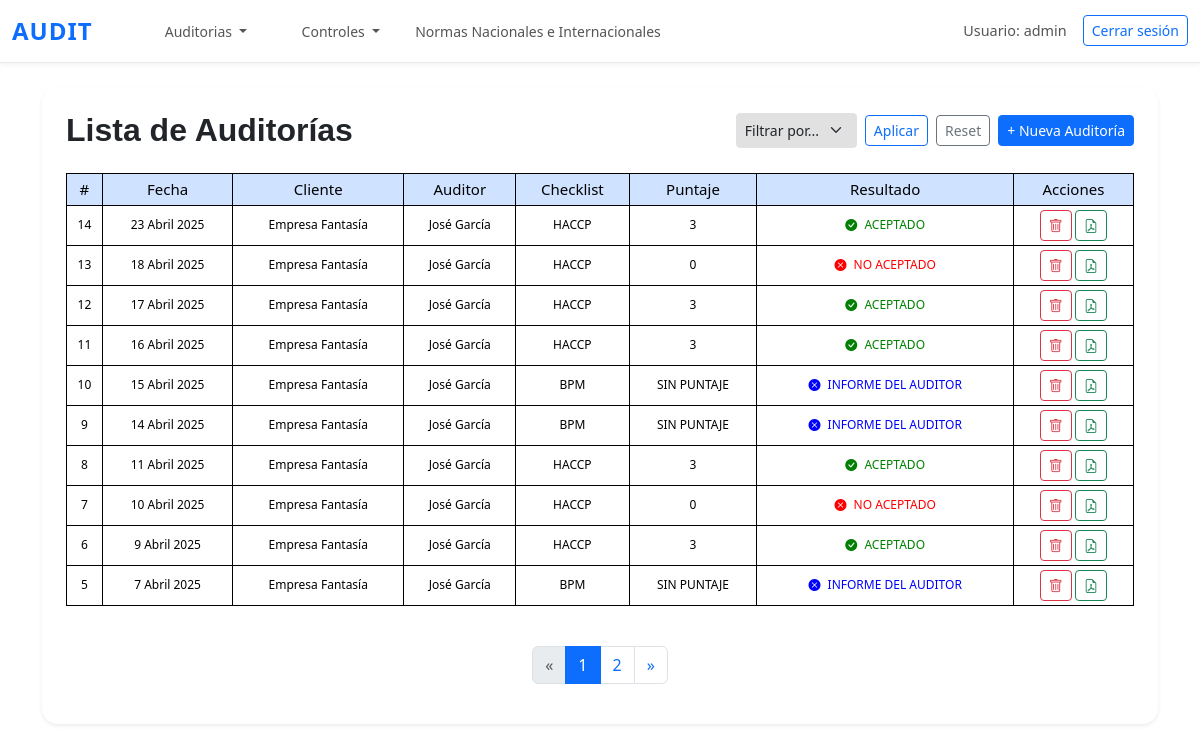
Page /lista_auditorias/ (signed in) on the earlier database version.
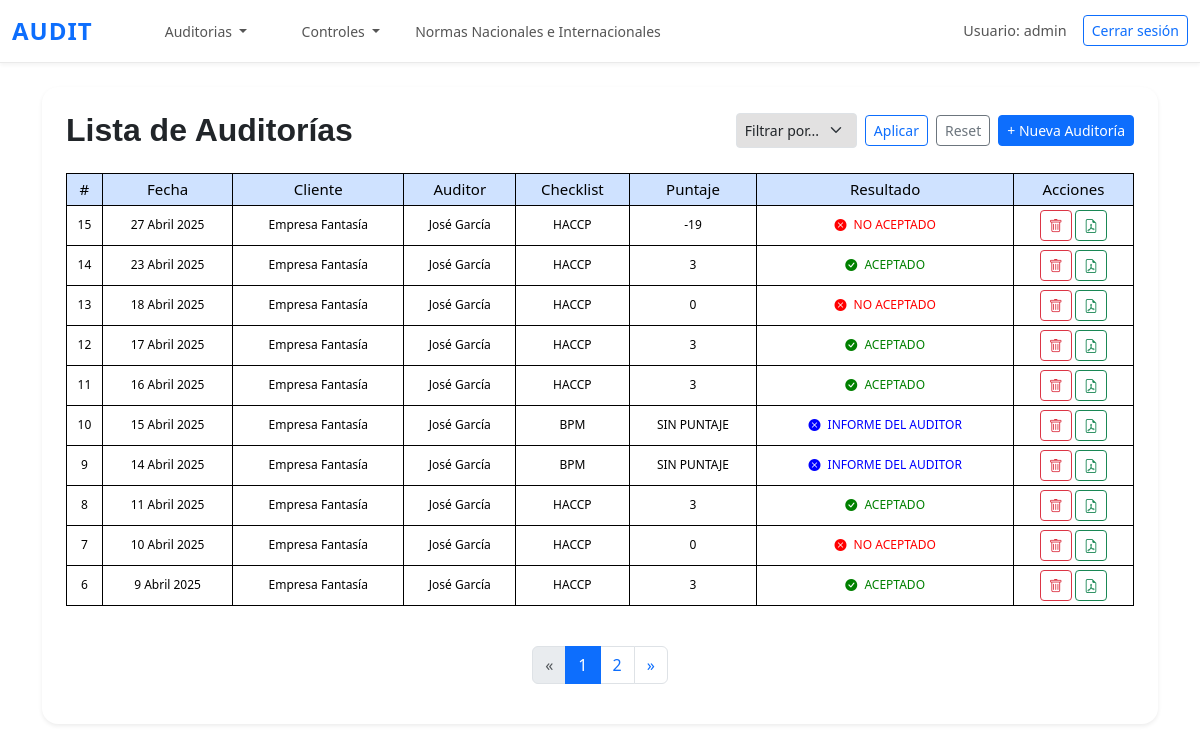
Same page on the later database version.
### questions/models.py (models this page shows, shortened)
class Auditoria(models.Model):
    fecha = models.DateField()
    cliente = models.ForeignKey(Cliente, on_delete=models.CASCADE)
    auditor = models.ForeignKey(Auditor, on_delete=models.CASCADE)
    auditores_acompanantes = models.CharField(verbose_name='Auditores acompañantes',max_length=255, blank=True, null=True)
    lineas_auditadas = models.CharField(verbose_name='Lineas de producción auditadas',max_length=255, blank=True, null=True)
    checklist = models.ForeignKey(Checklist, on_delete=models.SET_NULL, null=True, blank=True)
    resultado_pdf = models.FileField(upload_to='auditorias/', null=True, blank=True)
    class Meta:
        ordering = ['-fecha']

class Cliente(models.Model):
    nombre = models.CharField(max_length=255)
    def __str__(self):
        return self.nombre

class Auditor(models.Model):
    nombre = models.CharField(max_length=255)
    def __str__(self):
        return self.nombre

class Checklist(models.Model):
    nombre = models.CharField(max_length=100)
    usa_puntaje = models.BooleanField(default=True)
    def __str__(self):
        return self.nombre

### questions/views.py (the view)
# urls.py: path('lista_auditorias/', lista_auditorias, name='lista_auditorias'),
@login_required
def lista_auditorias(request):
    filtro = request.GET.get('filtro')
    valor = request.GET.get('valor')
    auditorias = Auditoria.objects.all().order_by('-fecha')
    if filtro == 'cliente' and valor:
        try:
            cliente_id = Cliente.objects.get(nombre=valor).id
            auditorias = auditorias.filter(cliente_id=cliente_id)
        except Cliente.DoesNotExist:
            auditorias = auditorias.none()  # Si no existe el cliente, no mostrar auditorías
    elif filtro == 'checklist' and valor:
        auditorias = auditorias.filter(checklist__nombre=valor)
    auditorias_con_puntaje = []
    for auditoria in auditorias:
        respuestas = Respuesta.objects.filter(auditoria=auditoria)
        if auditoria.checklist and auditoria.checklist.usa_puntaje:
            puntaje_total = respuestas.aggregate(Sum('puntaje'))['puntaje__sum'] or 0
            puntaje_maximo = respuestas.count() * 1
            porcentaje = (puntaje_total / puntaje_maximo) * 100 if puntaje_maximo > 0 else 0
            resultado = "ACEPTADO" if porcentaje >= 75 else "NO ACEPTADO"
        else:
            puntaje_total = "SIN PUNTAJE"
            resultado = "INFORME DEL AUDITOR"
        auditorias_con_puntaje.append({
            'auditoria': auditoria,
            'puntaje_total': puntaje_total,
            'resultado': resultado,
            'checklist': auditoria.checklist
        })
    clientes_unicos = Cliente.objects.values('nombre').distinct()
    tipos_checklist_unicos = Checklist.objects.values_list('nombre', flat=True).distinct()
    paginator = Paginator(auditorias_con_puntaje, 10)
    page_number = request.GET.get('page')
    page_obj = paginator.get_page(page_number)
    total = paginator.count
    start_index = page_obj.start_index()
    for idx, item in enumerate(page_obj, start=start_index):
        item['numero_descendente'] = total - idx + 1
    return render(request, 'questions/lista_auditorias.html', {
        'auditorias': page_obj,
        'page_obj': page_obj,
        'is_paginated': page_obj.has_other_pages(),
        'clientes': clientes_unicos,
        'tipos_checklist': tipos_checklist_unicos,
        'filtro_seleccionado': filtro,
        'valor_seleccionado': valor,
    })

### questions/templates/questions/lista_auditorias.html (shortened to what the changed rows need)
{% extends 'questions/base.html' %}
{% load static %}
{% block content %}
<div class="container py-4">
    <div class="bg-white p-4 rounded-4 shadow-sm">
        <div class="d-flex flex-wrap justify-content-between align-items-center mb-4">
            <h2 class="mb-0" style="font-family: 'Montserrat', sans-serif; font-weight: 600;">
                Lista de Auditorías
            </h2>
        </div>
        <div class="table-responsive">
            <table class="table table-bordered table-hover text-center align-middle table-sm small">
                <thead class="table-primary">
                    <tr>
                        <th>#</th>
                        <th>Fecha</th>
                        <th>Cliente</th>
                        <th>Auditor</th>
                        <th>Checklist</th>
                        <th>Puntaje</th>
                        <th>Resultado</th>
                        <th>Acciones</th>
                    </tr>
                </thead>
                <tbody>
                    {% for item in auditorias %}
                        <td>{{ item.numero_descendente }}</td>
                        <td>{{ item.auditoria.fecha }}</td>
                        <td>{{ item.auditoria.cliente }}</td>
                        <td>{{ item.auditoria.auditor }}</td>
                        <td>{{ item.auditoria.checklist }}</td>
                        <td>{{ item.puntaje_total }}</td>
                        <td>
                            {% if item.resultado == "ACEPTADO" %}
                                <span style="font-size: 12px; color: green;">
                                    <i class="bi bi-check-circle-fill me-1"></i> ACEPTADO
                                </span>
                            {% elif item.resultado == "NO ACEPTADO" %}
                                <span style="font-size: 12px; color: red;">
                                    <i class="bi bi-x-circle-fill me-1"></i> NO ACEPTADO
                                </span>
                            {% else %}
                                <span style="font-size: 12px; color: blue;">
                                    <i class="bi bi-x-circle-fill me-1"></i> INFORME DEL AUDITOR
                                </span>
                            {% endif %}
                        </td>
                        <td class="text-nowrap">
                            {% if user.is_authenticated and user.is_superuser %}
                            <a href="{% url 'eliminar_auditoria' item.auditoria.id %}" class="btn btn-sm btn-outline-danger" title="Eliminar">
                                <i class="bi bi-trash"></i>
                            </a>
                            {% endif %}
                            {% if item.auditoria.resultado_pdf %}
                            <a href="{{ item.auditoria.resultado_pdf.url }}" target="_blank" class="btn btn-sm btn-outline-success" title="Ver PDF">
                                <i class="bi bi-file-earmark-pdf"></i>
                            </a>
                            {% endif %}
                        </td>
                    {% endfor %}
                </tbody>
            </table>
        </div>
        {% if is_paginated %}
        <nav aria-label="Paginación">
            <ul class="pagination justify-content-center mt-4">
                {% for num in page_obj.paginator.page_range %}
                    {% if page_obj.number == num %}
                    <li class="page-item active"><span class="page-link">{{ num }}</span></li>
                    {% elif num > page_obj.number|add:'-3' and num < page_obj.number|add:'3' %}
                    <li class="page-item"><a class="page-link" href="?page={{ num }}">{{ num }}</a></li>
                    {% endif %}
                {% endfor %}
            </ul>
        </nav>
        {% endif %}
    </div>
</div>
{% endblock %}

Differences in the rows shown:
no longer on this page (row unchanged): Auditoria: numero_descendente "5", auditoria.fecha "7 Abril 2025", auditoria.cliente "Empresa Fantasía", auditoria.auditor "José García", auditoria.checklist "BPM", puntaje_total "SIN PUNTAJE", shows "INFORME DEL AUDITOR"
added Auditoria: numero_descendente "15", auditoria.fecha "27 Abril 2025", auditoria.cliente "Empresa Fantasía", auditoria.auditor "José García", auditoria.checklist "HACCP", puntaje_total "-19", shows "NO ACEPTADO"
